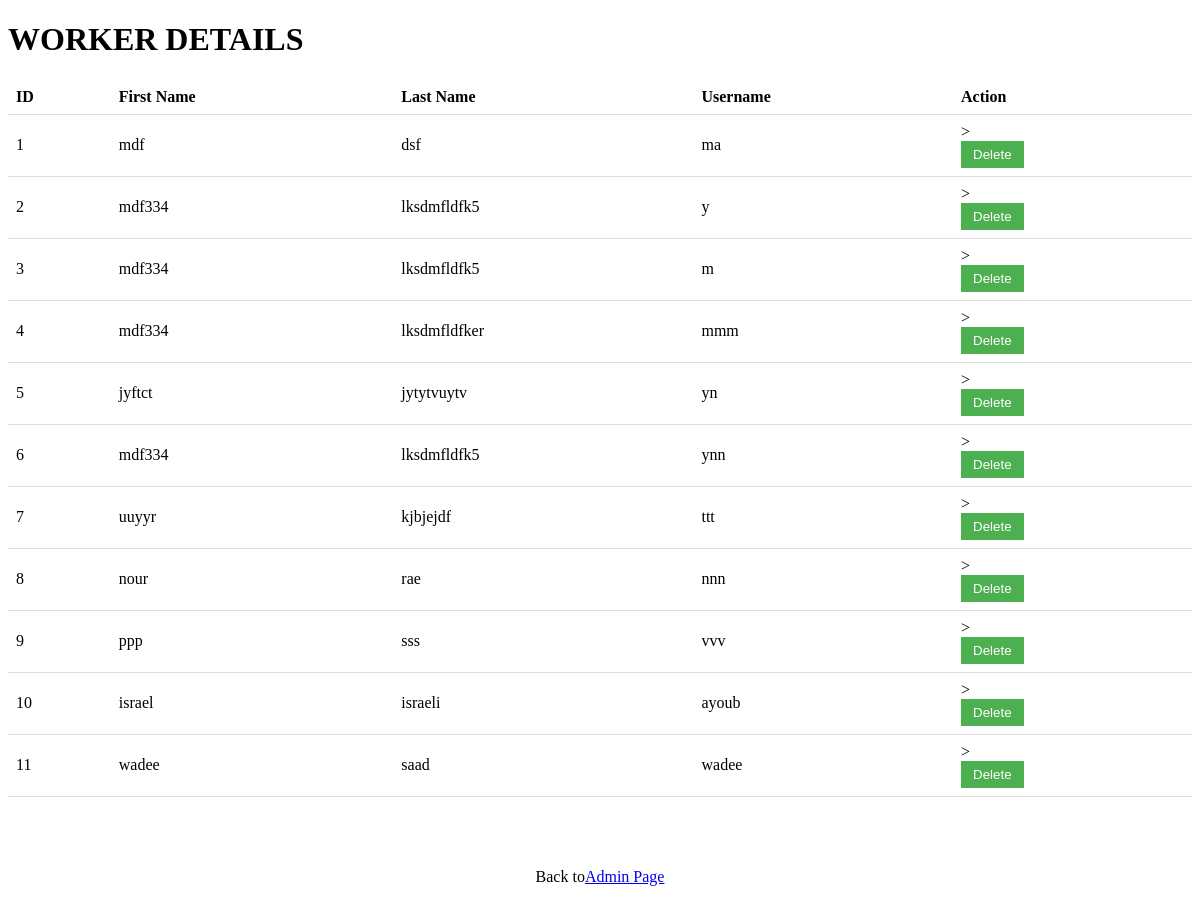
The app's page /Table_Worker/ with its own data.
### Boards/models.py (models this page shows, shortened)
class Worker(models.Model):
    user = models.OneToOneField(User, on_delete=models.CASCADE)
    id_user = models.IntegerField()
    profile_pic = models.ImageField(
        upload_to='profile_pic/CustomerProfilePic/', null=True, blank=True)
    mobile = models.CharField(max_length=20, null=False)
    email = models.EmailField(null=False, default="")

### Boards/views.py (the view)
# urls.py: path('Table_Worker/', views.Table_worker, name='Table_worker'),
def Table_worker(request):
    workers = Worker.objects.all()
    return render(request, 'detailsWorker.html', {'workers': workers})

### Templates/detailsWorker.html (shortened to what this page needs)
<!DOCTYPE html>
<html>
  <head>
  </head>
  <body>
    <h1>WORKER DETAILS</h1>
    <table>
      <tr>
        <th>ID</th>
        <th>First Name</th>
        <th>Last Name</th>
        <th>Username</th>
        <th>Action</th>
      </tr>
      {% for Worker in workers %}
      <tr>
        <td>{{ Worker.id }}</td>
        <td>{{ Worker.user.first_name }}</td>
        <td>{{ Worker.user.last_name }}</td>
        <td>{{ Worker.user.username }}</td>
        <td>
          >
          <form action="{% url 'delete_worker' Worker.id %}" method="POST">
            <button
              type="submit"
              class="delete-button"
              data-id="{{ Worker.id }}"
            >
              Delete
            </button>
          </form>
        </td>
      </tr>
      {% endfor %}
    </table>
    <div
      style="
        display: flex;
        justify-content: center;
        align-items: center;
        height: 20vh;
      "
    >
      Back to <a href="/HomePageadmin"> Admin Page </a>
    </div>
  </body>
</html>

### Templates/detailsWorker.html (style rules this page uses)
table { width: 100%; border-collapse: collapse; }
th, td { padding: 8px; text-align: left; border-bottom: 1px solid #ddd; }
.delete-button, .review-button { padding: 6px 12px; background-color: #4caf50; color: white; border: none; cursor: pointer; }

### records on screen
Worker: id "1", user.first_name "mdf", user.last_name "dsf", user.username "ma"
Worker: id "2", user.first_name "mdf334", user.last_name "lksdmfldfk5", user.username "y"
Worker: id "3", user.first_name "mdf334", user.last_name "lksdmfldfk5", user.username "m"
Worker: id "4", user.first_name "mdf334", user.last_name "lksdmfldfker", user.username "mmm"
Worker: id "5", user.first_name "jyftct", user.last_name "jytytvuytv", user.username "yn"
Worker: id "6", user.first_name "mdf334", user.last_name "lksdmfldfk5", user.username "ynn"
Worker: id "7", user.first_name "uuyyr", user.last_name "kjbjejdf", user.username "ttt"
Worker: id "8", user.first_name "nour", user.last_name "rae", user.username "nnn"
Worker: id "9", user.first_name "ppp", user.last_name "sss", user.username "vvv"
Worker: id "10", user.first_name "israel", user.last_name "israeli", user.username "ayoub"
Worker: id "11", user.first_name "wadee", user.last_name "saad", user.username "wadee"
